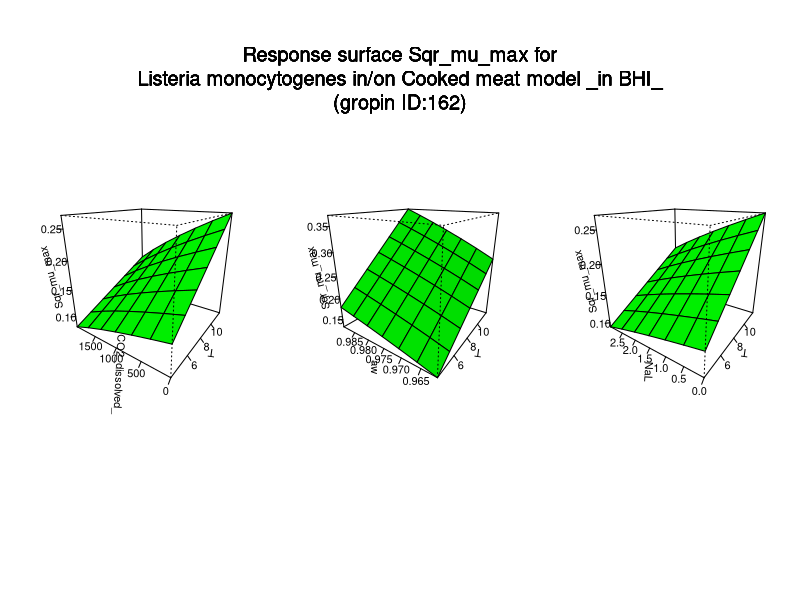

The R source for this figure:
#############################
# start of Parameter script
#############################
T <- seq(4.004,11.988011988012,length.out=7)
CO2_dissolved_ <- seq(0,1998.001998002,length.out=7)
aw <- seq(0.961238761238761,0.9892883,length.out=7)
NaL <- seq(0,2.997002997003,length.out=7)
#############################
# end of Parameter script
#############################
############################# 
# start of Model script Gropin ID 162 
#############################
 
# constant coefficients for this model
a <- 0.00071277
awmin <- 0.9295
Tmin <- -3.5419
CO2max <- 3140
NaLmax <- 5.9547
 
variables <- data.frame(T,CO2_dissolved_,aw,NaL)
argumentsPar <- unique.data.frame(expand.grid(variables))
 
# heart of the model
response_surface <- function(T,CO2_dissolved_,aw,NaL) {
   mumax <-a*(T-Tmin)*sqrt((aw-awmin)*(CO2max-CO2_dissolved_)*(NaLmax-NaL))

	return(mumax=mumax)
} 

# output parameters
responseSurface <- cbind(argumentsPar,response_surface(argumentsPar['T'],argumentsPar['CO2_dissolved_'],argumentsPar['aw'],argumentsPar['NaL']))
colnames(responseSurface) <- c(colnames(argumentsPar),'Sqrmumax')
#############################
# End of Model script
#############################
############################# 
# start of Visualisation script Gropin ID 162 
#############################
titleText <-'Response surface Sqr_mu_max for
Listeria monocytogenes in/on Cooked meat model _in BHI_
(gropin ID:162)'
argPar1 <- unique.data.frame(expand.grid(T,CO2_dissolved_))
argPar2 <- unique.data.frame(expand.grid(T,aw))
argPar3 <- unique.data.frame(expand.grid(T,NaL))
z1 <- matrix(unlist(response_surface(T = argPar1[1],CO2_dissolved_ = argPar1[2],aw = aw[1],NaL = NaL[1])),nrow=7)
z2 <- matrix(unlist(response_surface(T = argPar2[1],aw = argPar2[2],CO2_dissolved_ = CO2_dissolved_[1],NaL = NaL[1])),nrow=7)
z3 <- matrix(unlist(response_surface(T = argPar3[1],NaL = argPar3[2],CO2_dissolved_ = CO2_dissolved_[1],aw = aw[1])),nrow=7)
# adding precaution if response surface is zero
myZLim1 <- range(z1)
if(myZLim1[1] == myZLim1[2]) myZLim1[2] <- myZLim1[2]+1
myZLim2 <- range(z2)
if(myZLim2[1] == myZLim2[2]) myZLim2[2] <- myZLim2[2]+1
myZLim3 <- range(z3)
if(myZLim3[1] == myZLim3[2]) myZLim3[2] <- myZLim3[2]+1
if(length(T)>1 & length(CO2_dissolved_)>1 & length(aw)>1 & length(NaL)>1) {
	par(mfrow = c(1,3))
	persp(T,CO2_dissolved_,z1,col = 'green',xlab='T',ylab='CO2_dissolved_',zlab='Sqr_mu_max',zlim=myZLim1,theta=305,phi=20,shade=0.25,ticktype = 'detailed')
	persp(T,aw,z2,col = 'green',xlab='T',ylab='aw',zlab='Sqr_mu_max',zlim=myZLim2,theta=305,phi=20,shade=0.25,ticktype = 'detailed')
	persp(T,NaL,z3,col = 'green',xlab='T',ylab='NaL',zlab='Sqr_mu_max',zlim=myZLim3,theta=305,phi=20,shade=0.25,ticktype = 'detailed')
	mtext(titleText,outer=T,  cex=1.2, line=-8.5, side=3)
} else {
		myPars <- unique.data.frame(expand.grid(T,CO2_dissolved_,aw,NaL))
		myZ <-matrix(unlist(response_surface(myPars[,1],myPars[,2],myPars[,3],myPars[,4])),nrow=7)
		myZLim <- range(myZ)
if(myZLim[1] == myZLim[2]) myZLim[2] <- myZLim[2]+1
	if(length(aw)==1 & length(NaL)==1) {
		persp(T,CO2_dissolved_,myZ,col = 'green',xlab='T',ylab='CO2_dissolved_',zlab='Sqr_mu_max',main=titleText,sub=paste('other variable: aw =',round(aw,digits = 2), 'NaL =',round(NaL,digits = 2)),zlim=myZLim,theta=305,phi=20,shade=0.25,ticktype = 'detailed')
	}
	if(length(CO2_dissolved_)==1 & length(NaL)==1) {
		persp(T,aw,myZ,col = 'green',xlab='T',ylab='aw',zlab='Sqr_mu_max',main=titleText,sub=paste('other variable: CO2_dissolved_ =',round(CO2_dissolved_,digits = 2), 'NaL =',round(NaL,digits = 2)),zlim=myZLim,theta=305,phi=20,shade=0.25,ticktype = 'detailed')
	}
	if(length(CO2_dissolved_)==1 & length(aw)==1) {
		persp(T,NaL,myZ,col = 'green',xlab='T',ylab='NaL',zlab='Sqr_mu_max',main=titleText,sub=paste('other variable: CO2_dissolved_ =',round(CO2_dissolved_,digits = 2), 'aw =',round(aw,digits = 2)),zlim=myZLim,theta=305,phi=20,shade=0.25,ticktype = 'detailed')
	}
	if(length(T)==1 & length(NaL)==1) {
		persp(CO2_dissolved_,aw,myZ,col = 'green',xlab='CO2_dissolved_',ylab='aw',zlab='Sqr_mu_max',main=titleText,sub=paste('other variable: T =',round(T,digits = 2), 'NaL =',round(NaL,digits = 2)),zlim=myZLim,theta=305,phi=20,shade=0.25,ticktype = 'detailed')
	}
	if(length(T)==1 & length(aw)==1) {
		persp(CO2_dissolved_,NaL,myZ,col = 'green',xlab='CO2_dissolved_',ylab='NaL',zlab='Sqr_mu_max',main=titleText,sub=paste('other variable: T =',round(T,digits = 2), 'aw =',round(aw,digits = 2)),zlim=myZLim,theta=305,phi=20,shade=0.25,ticktype = 'detailed')
	}
	if(length(T)==1 & length(CO2_dissolved_)==1) {
		persp(aw,NaL,myZ,col = 'green',xlab='aw',ylab='NaL',zlab='Sqr_mu_max',main=titleText,sub=paste('other variable: T =',round(T,digits = 2), 'CO2_dissolved_ =',round(CO2_dissolved_,digits = 2)),zlim=myZLim,theta=305,phi=20,shade=0.25,ticktype = 'detailed')
	}
}
#############################
# End of Visualisation script
#############################
